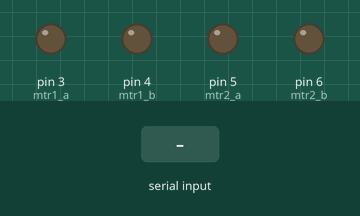
Simulated run of this sketch. Board: Arduino Uno, built with avr-gcc and run on an emulated ATmega328P. On the bench: output pins drawn as LEDs (lit = HIGH). The test bench sets the inputs (shaded band).

Above: at 1.2 s.
1.3 s: "2" received over Serial
At 2.8 s:
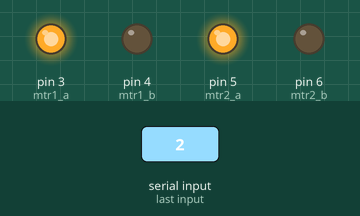
3.8 s: "8" received over Serial
At 5.9 s:
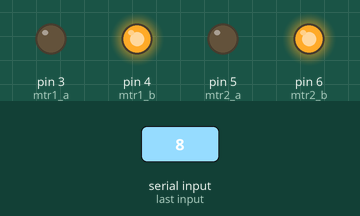
6.3 s: "4" received over Serial
At 7.8 s:
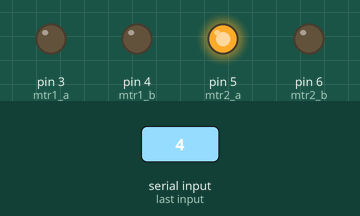
8.8 s: "6" received over Serial
At 10.9 s:
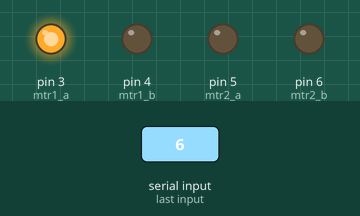
11.3 s: "0" received over Serial
At 12.8 s:
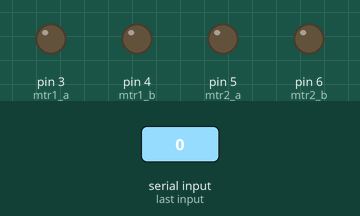
Timing chart, 0 to 14.3 s (numbered marks = the images above; inputs shaded):
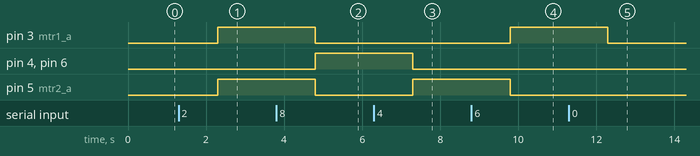

Measured:
- after the input at 1.3 s, pin 3 (mtr1_a), pin 5 (mtr2_a): LOW → HIGH after 1.0 s
- after the input at 3.8 s, pin 3 (mtr1_a), pin 5 (mtr2_a): HIGH → LOW after 1.0 s; pin 4 (mtr1_b), pin 6 (mtr2_b): LOW → HIGH after 1.0 s
- after the input at 6.3 s, pin 4 (mtr1_b), pin 6 (mtr2_b): HIGH → LOW after 1.0 s; pin 5 (mtr2_a): LOW → HIGH after 1.0 s
- after the input at 8.8 s, pin 3 (mtr1_a): LOW → HIGH after 1.0 s; pin 5 (mtr2_a): HIGH → LOW after 1.0 s
- after the input at 11.3 s, pin 3 (mtr1_a): HIGH → LOW after 1.0 s

The sketch:

motor.ino
```cpp
int mtr1_a = 3; // Sol Ön
int mtr1_b = 4; // Sol Arka
int mtr2_a = 5; // Sağ ön
int mtr2_b = 6; // Sağ arka

void setup() {
  pinMode(mtr1_a, OUTPUT);
  pinMode(mtr1_b, OUTPUT);
  pinMode(mtr2_a, OUTPUT);
  pinMode(mtr2_b, OUTPUT);
  Serial.begin(9600);
}

void loop() {
  if(Serial.available() > 0){

    String gelen = Serial.readString();

    if      (gelen == "2")
      ileri();
    else if (gelen == "8")
      geri();
    else if (gelen == "4")
      sol();
    else if (gelen == "6")
      sag();
    else if (gelen == "0")
      dur();
  }
}

void ileri(){
  digitalWrite(mtr1_a, 1);
  digitalWrite(mtr1_b, 0);
  digitalWrite(mtr2_a, 1);
  digitalWrite(mtr2_b, 0);
}
void geri(){
  digitalWrite(mtr1_a, 0);
  digitalWrite(mtr1_b, 1);
  digitalWrite(mtr2_a, 0);
  digitalWrite(mtr2_b, 1);
}
void dur(){
  digitalWrite(mtr1_a, 0);
  digitalWrite(mtr1_b, 0);
  digitalWrite(mtr2_a, 0);
  digitalWrite(mtr2_b, 0);
}
void sol(){
  digitalWrite(mtr1_a, 0);
  digitalWrite(mtr1_b, 0);
  digitalWrite(mtr2_a, 1);
  digitalWrite(mtr2_b, 0);
}
void sag(){
  digitalWrite(mtr1_a, 1);
  digitalWrite(mtr1_b, 0);
  digitalWrite(mtr2_a, 0);
  digitalWrite(mtr2_b, 0);
}
```
